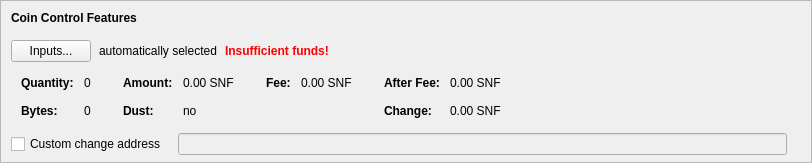
    <widget class="QFrame" name="frameCoinControl">
     <property name="sizePolicy">
      <sizepolicy hsizetype="Expanding" vsizetype="Expanding">
       <horstretch>0</horstretch>
       <verstretch>0</verstretch>
      </sizepolicy>
     </property>
     <property name="maximumSize">
      <size>
       <width>16777215</width>
       <height>16777215</height>
      </size>
     </property>
     <property name="frameShape">
      <enum>QFrame::StyledPanel</enum>
     </property>
     <property name="frameShadow">
      <enum>QFrame::Sunken</enum>
     </property>
     <layout class="QVBoxLayout" name="verticalLayoutCoinControl2">
      <property name="spacing">
       <number>0</number>
      </property>
      <property name="leftMargin">
       <number>0</number>
      </property>
      <property name="topMargin">
       <number>0</number>
      </property>
      <property name="rightMargin">
       <number>0</number>
      </property>
      <property name="bottomMargin">
       <number>6</number>
      </property>
      <item>
       <layout class="QVBoxLayout" name="verticalLayoutCoinControl" stretch="0,0,0,0,1">
        <property name="spacing">
         <number>0</number>
        </property>
        <property name="leftMargin">
         <number>10</number>
        </property>
        <property name="topMargin">
         <number>10</number>
        </property>
        <item>
         <layout class="QHBoxLayout" name="horizontalLayoutCoinControl1">
          <property name="bottomMargin">
           <number>15</number>
          </property>
          <item>
           <widget class="QLabel" name="labelCoinControlFeatures">
            <property name="sizePolicy">
             <sizepolicy hsizetype="Preferred" vsizetype="Maximum">
              <horstretch>0</horstretch>
              <verstretch>0</verstretch>
             </sizepolicy>
            </property>
            <property name="font">
             <font>
              <weight>75</weight>
              <bold>true</bold>
             </font>
            </property>
            <property name="styleSheet">
             <string notr="true">font-weight:bold;</string>
            </property>
            <property name="text">
             <string>Coin Control Features</string>
            </property>
           </widget>
          </item>
         </layout>
        </item>
        <item>
         <layout class="QHBoxLayout" name="horizontalLayoutCoinControl2" stretch="0,0,0,0">
          <property name="spacing">
           <number>8</number>
          </property>
          <property name="bottomMargin">
           <number>10</number>
          </property>
          <item>
           <widget class="QPushButton" name="pushButtonCoinControl">
            <property name="styleSheet">
             <string notr="true"/>
            </property>
            <property name="text">
             <string>Inputs...</string>
            </property>
            <property name="autoDefault">
             <bool>false</bool>
            </property>
           </widget>
          </item>
          <item>
           <widget class="QLabel" name="labelCoinControlAutomaticallySelected">
            <property name="text">
             <string>automatically selected</string>
            </property>
            <property name="margin">
             <number>5</number>
            </property>
           </widget>
          </item>
          <item>
           <widget class="QLabel" name="labelCoinControlInsuffFunds">
            <property name="font">
             <font>
              <weight>75</weight>
              <bold>true</bold>
             </font>
            </property>
            <property name="styleSheet">
             <string notr="true">color:red;font-weight:bold;</string>
            </property>
            <property name="text">
             <string>Insufficient funds!</string>
            </property>
            <property name="margin">
             <number>5</number>
            </property>
           </widget>
          </item>
          <item>
           <spacer name="horizontalSpacerCoinControl">
            <property name="orientation">
             <enum>Qt::Horizontal</enum>
            </property>
            <property name="sizeHint" stdset="0">
             <size>
              <width>40</width>
              <height>1</height>
             </size>
            </property>
           </spacer>
          </item>
         </layout>
        </item>
        <item>
         <widget class="QWidget" name="widgetCoinControl" native="true">
          <property name="sizePolicy">
           <sizepolicy hsizetype="Preferred" vsizetype="Preferred">
            <horstretch>0</horstretch>
            <verstretch>0</verstretch>
           </sizepolicy>
          </property>
          <property name="minimumSize">
           <size>
            <width>0</width>
            <height>0</height>
           </size>
          </property>
          <property name="styleSheet">
           <string notr="true"/>
          </property>
          <layout class="QHBoxLayout" name="horizontalLayoutCoinControl5">
           <property name="leftMargin">
            <number>0</number>
           </property>
           <property name="topMargin">
            <number>0</number>
           </property>
           <property name="rightMargin">
            <number>0</number>
           </property>
           <property name="bottomMargin">
            <number>0</number>
           </property>
           <item>
            <layout class="QHBoxLayout" name="horizontalLayoutCoinControl3" stretch="0,0,0,1">
             <property name="spacing">
              <number>20</number>
             </property>
             <property name="topMargin">
              <number>0</number>
             </property>
             <property name="bottomMargin">
              <number>10</number>
             </property>
             <item>
              <layout class="QFormLayout" name="formLayoutCoinControl1">
               <property name="horizontalSpacing">
                <number>10</number>
               </property>
               <property name="verticalSpacing">
                <number>14</number>
               </property>
               <property name="leftMargin">
                <number>10</number>
               </property>
               <property name="topMargin">
                <number>4</number>
               </property>
               <property name="rightMargin">
                <number>6</number>
               </property>
               <item row="0" column="0">
                <widget class="QLabel" name="labelCoinControlQuantityText">
                 <property name="font">
                  <font>
                   <weight>75</weight>
                   <bold>true</bold>
                  </font>
                 </property>
                 <property name="text">
                  <string>Quantity:</string>
                 </property>
                 <property name="margin">
                  <number>0</number>
                 </property>
                </widget>
               </item>
               <item row="0" column="1">
                <widget class="QLabel" name="labelCoinControlQuantity">
                 <property name="cursor">
                  <cursorShape>IBeamCursor</cursorShape>
                 </property>
                 <property name="contextMenuPolicy">
                  <enum>Qt::ActionsContextMenu</enum>
                 </property>
                 <property name="text">
                  <string notr="true">0</string>
                 </property>
                 <property name="margin">
                  <number>0</number>
                 </property>
                 <property name="textInteractionFlags">
                  <set>Qt::LinksAccessibleByMouse|Qt::TextSelectableByKeyboard|Qt::TextSelectableByMouse</set>
                 </property>
                </widget>
               </item>
               <item row="1" column="0">
                <widget class="QLabel" name="labelCoinControlBytesText">
                 <property name="font">
                  <font>
                   <weight>75</weight>
                   <bold>true</bold>
                  </font>
                 </property>
                 <property name="text">
                  <string>Bytes:</string>
                 </property>
                </widget>
               </item>
               <item row="1" column="1">
                <widget class="QLabel" name="labelCoinControlBytes">
                 <property name="cursor">
                  <cursorShape>IBeamCursor</cursorShape>
                 </property>
                 <property name="contextMenuPolicy">
                  <enum>Qt::ActionsContextMenu</enum>
                 </property>
                 <property name="text">
                  <string notr="true">0</string>
                 </property>
                 <property name="textInteractionFlags">
                  <set>Qt::LinksAccessibleByMouse|Qt::TextSelectableByKeyboard|Qt::TextSelectableByMouse</set>
                 </property>
                </widget>
               </item>
              </layout>
             </item>
             <item>
              <layout class="QFormLayout" name="formLayoutCoinControl2">
               <property name="horizontalSpacing">
                <number>10</number>
               </property>
               <property name="verticalSpacing">
                <number>14</number>
               </property>
               <property name="leftMargin">
                <number>6</number>
               </property>
               <property name="topMargin">
                <number>4</number>
               </property>
               <property name="rightMargin">
                <number>6</number>
               </property>
               <item row="0" column="0">
                <widget class="QLabel" name="labelCoinControlAmountText">
                 <property name="font">
                  <font>
                   <weight>75</weight>
                   <bold>true</bold>
                  </font>
                 </property>
                 <property name="text">
                  <string>Amount:</string>
                 </property>
                 <property name="margin">
                  <number>0</number>
                 </property>
                </widget>
               </item>
               <item row="0" column="1">
                <widget class="QLabel" name="labelCoinControlAmount">
                 <property name="cursor">
                  <cursorShape>IBeamCursor</cursorShape>
                 </property>
                 <property name="contextMenuPolicy">
                  <enum>Qt::ActionsContextMenu</enum>
                 </property>
                 <property name="text">
                  <string notr="true">0.00 SNF</string>
                 </property>
                 <property name="textInteractionFlags">
                  <set>Qt::LinksAccessibleByMouse|Qt::TextSelectableByKeyboard|Qt::TextSelectableByMouse</set>
                 </property>
                </widget>
               </item>
               <item row="1" column="0">
                <widget class="QLabel" name="labelCoinControlLowOutputText">
                 <property name="font">
                  <font>
                   <weight>75</weight>
                   <bold>true</bold>
                  </font>
                 </property>
                 <property name="text">
                  <string>Dust:</string>
                 </property>
                </widget>
               </item>
               <item row="1" column="1">
                <widget class="QLabel" name="labelCoinControlLowOutput">
                 <property name="cursor">
                  <cursorShape>IBeamCursor</cursorShape>
                 </property>
                 <property name="contextMenuPolicy">
                  <enum>Qt::ActionsContextMenu</enum>
                 </property>
                 <property name="text">
                  <string notr="true">no</string>
                 </property>
                 <property name="textInteractionFlags">
                  <set>Qt::LinksAccessibleByMouse|Qt::TextSelectableByKeyboard|Qt::TextSelectableByMouse</set>
                 </property>
                </widget>
               </item>
              </layout>
             </item>
             <item>
              <layout class="QFormLayout" name="formLayoutCoinControl3">
               <property name="horizontalSpacing">
                <number>10</number>
               </property>
               <property name="verticalSpacing">
                <number>14</number>
               </property>
               <property name="leftMargin">
                <number>6</number>
               </property>
               <property name="topMargin">
                <number>4</number>
               </property>
               <property name="rightMargin">
                <number>6</number>
               </property>
               <item row="0" column="0">
                <widget class="QLabel" name="labelCoinControlFeeText">
                 <property name="font">
                  <font>
                   <weight>75</weight>
                   <bold>true</bold>
                  </font>
                 </property>
                 <property name="text">
                  <string>Fee:</string>
                 </property>
                 <property name="margin">
                  <number>0</number>
                 </property>
                </widget>
               </item>
               <item row="0" column="1">
                <widget class="QLabel" name="labelCoinControlFee">
                 <property name="cursor">
                  <cursorShape>IBeamCursor</cursorShape>
                 </property>
                 <property name="contextMenuPolicy">
                  <enum>Qt::ActionsContextMenu</enum>
                 </property>
                 <property name="text">
                  <string notr="true">0.00 SNF</string>
                 </property>
                 <property name="textInteractionFlags">
                  <set>Qt::LinksAccessibleByMouse|Qt::TextSelectableByKeyboard|Qt::TextSelectableByMouse</set>
                 </property>
                </widget>
               </item>
              </layout>
             </item>
             <item>
              <layout class="QFormLayout" name="formLayoutCoinControl4">
               <property name="horizontalSpacing">
                <number>10</number>
               </property>
               <property name="verticalSpacing">
                <number>14</number>
               </property>
               <property name="leftMargin">
                <number>6</number>
               </property>
               <property name="topMargin">
                <number>4</number>
               </property>
               <property name="rightMargin">
                <number>6</number>
               </property>
               <item row="0" column="0">
                <widget class="QLabel" name="labelCoinControlAfterFeeText">
                 <property name="font">
                  <font>
                   <weight>75</weight>
                   <bold>true</bold>
                  </font>
                 </property>
                 <property name="text">
                  <string>After Fee:</string>
                 </property>
                 <property name="margin">
                  <number>0</number>
                 </property>
                </widget>
               </item>
               <item row="0" column="1">
                <widget class="QLabel" name="labelCoinControlAfterFee">
                 <property name="cursor">
                  <cursorShape>IBeamCursor</cursorShape>
                 </property>
                 <property name="contextMenuPolicy">
                  <enum>Qt::ActionsContextMenu</enum>
                 </property>
                 <property name="text">
                  <string notr="true">0.00 SNF</string>
                 </property>
                 <property name="textInteractionFlags">
                  <set>Qt::LinksAccessibleByMouse|Qt::TextSelectableByKeyboard|Qt::TextSelectableByMouse</set>
                 </property>
                </widget>
               </item>
               <item row="1" column="0">
                <widget class="QLabel" name="labelCoinControlChangeText">
                 <property name="font">
                  <font>
                   <weight>75</weight>
                   <bold>true</bold>
                  </font>
                 </property>
                 <property name="text">
                  <string>Change:</string>
                 </property>
                </widget>
               </item>
               <item row="1" column="1">
                <widget class="QLabel" name="labelCoinControlChange">
                 <property name="cursor">
                  <cursorShape>IBeamCursor</cursorShape>
                 </property>
                 <property name="contextMenuPolicy">
                  <enum>Qt::ActionsContextMenu</enum>
                 </property>
                 <property name="text">
                  <string notr="true">0.00 SNF</string>
                 </property>
                 <property name="textInteractionFlags">
                  <set>Qt::LinksAccessibleByMouse|Qt::TextSelectableByKeyboard|Qt::TextSelectableByMouse</set>
                 </property>
                </widget>
               </item>
              </layout>
             </item>
            </layout>
           </item>
          </layout>
         </widget>
        </item>
        <item>
         <layout class="QHBoxLayout" name="horizontalLayoutCoinControl4" stretch="0,0,0">
          <property name="spacing">
           <number>12</number>
          </property>
          <property name="sizeConstraint">
           <enum>QLayout::SetDefaultConstraint</enum>
          </property>
          <property name="topMargin">
           <number>5</number>
          </property>
          <property name="rightMargin">
           <number>5</number>
          </property>
          <item>
           <widget class="QCheckBox" name="checkBoxCoinControlChange">
            <property name="toolTip">
             <string>If this is activated, but the change address is empty or invalid, change will be sent to a newly generated address.</string>
            </property>
            <property name="text">
             <string>Custom change address</string>
            </property>
           </widget>
          </item>
          <item>
           <widget class="QValidatedLineEdit" name="lineEditCoinControlChange">
            <property name="enabled">
             <bool>false</bool>
            </property>
            <property name="sizePolicy">
             <sizepolicy hsizetype="Expanding" vsizetype="Fixed">
              <horstretch>0</horstretch>
              <verstretch>0</verstretch>
             </sizepolicy>
            </property>
           </widget>
          </item>
          <item>
           <widget class="QLabel" name="labelCoinControlChangeLabel">
            <property name="sizePolicy">
             <sizepolicy hsizetype="Preferred" vsizetype="Expanding">
              <horstretch>0</horstretch>
              <verstretch>0</verstretch>
             </sizepolicy>
            </property>
            <property name="minimumSize">
             <size>
              <width>0</width>
              <height>0</height>
             </size>
            </property>
            <property name="text">
             <string/>
            </property>
            <property name="margin">
             <number>3</number>
            </property>
           </widget>
          </item>
         </layout>
        </item>
        <item>
         <spacer name="verticalSpacerCoinControl">
          <property name="orientation">
           <enum>Qt::Vertical</enum>
          </property>
          <property name="sizeHint" stdset="0">
           <size>
            <width>800</width>
            <height>1</height>
           </size>
          </property>
         </spacer>
        </item>
       </layout>
      </item>
     </layout>
    </widget>
